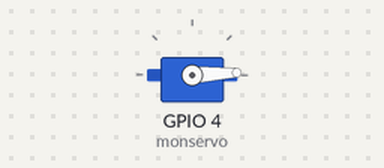
The sketch below on a simulated ESP32. Shown: servo.

Above: at 0.05 s.
At 0.9 s:
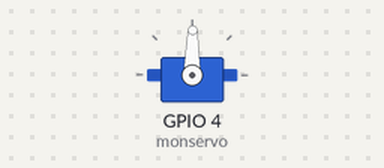
At 1.75 s:
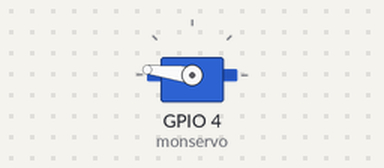
At 3.45 s:
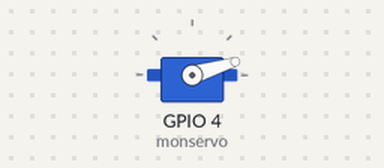
Timing chart, 0 to 8.3 s (numbered marks = the images above):
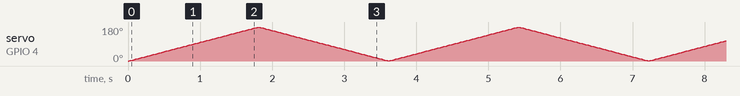

The sketch:

sketch_apr30b.ino
```cpp
#include <ESP32Servo.h>
int mode=1;
int i=0;
Servo monservo;
void setup() {
  monservo.attach(4);
}

void loop() {
  monservo.write(i);
  delay(10);
  if (i==180) {
    mode=2;
  }
  if (i==0) {
    mode=1;

  }
  if (mode==1) {
    i++;

  }
  else{
    i=i-1;
  }
}
```
